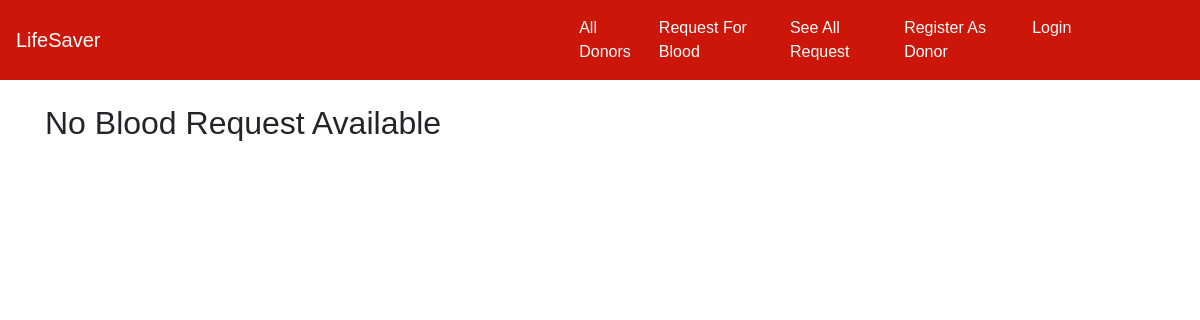
Page /see_all_request/ on the earlier database version.
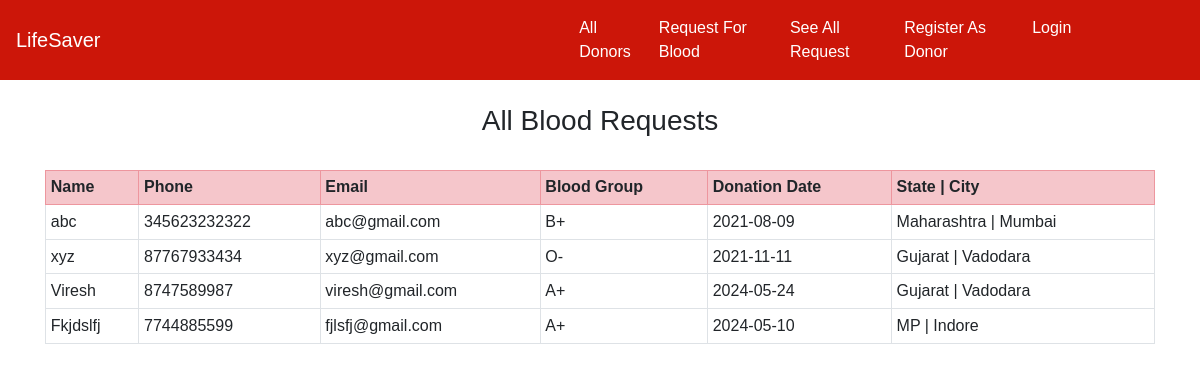
Same page on the later database version.
### home/models.py (models this page shows, shortened)
class RequestBlood(models.Model):
    name = models.CharField(max_length=100)
    email = models.EmailField()
    phone = models.CharField(max_length=20)
    state = models.CharField(max_length=200, blank=True)
    city = models.CharField(max_length=300, blank=True)
    address = models.CharField(max_length=500, blank=True)
    blood_group = models.ForeignKey(BloodGroup, on_delete=models.CASCADE)
    date = models.CharField(max_length=100, blank=True)

class BloodGroup(models.Model):
    name = models.CharField(max_length=5)
    def __str__(self):
        return self.name

### home/views.py (the view)
# urls.py: path("see_all_request/", views.see_all_request, name="see_all_request"),
def see_all_request(request):
    requests = RequestBlood.objects.all()
    return render(request, "see_all_request.html", {'requests':requests})

### home/templates/see_all_request.html (shortened to what this page needs)
{% extends 'base.html' %}
{% block body %}
<div class="container">
{% if requests %}
<h3 class="text-center">All Blood Requests</h3>
<br>
<table class="table table-sm table-bordered">
  <tr class="table-danger">
    <th>Name</th>
    <th>Phone</th>
    <th>Email</th>
    <th>Blood Group</th>
    <th>Donation Date</th>
    <th>State | City</th>
  </tr>
  {% for i in requests %}
    <tr>
      <td>{{i.name}}</td>
      <td>{{i.phone}}</td>
      <td>{{i.email}}</td>
      <td>{{i.blood_group}}</td>
      <td>{{i.date}}</td>
      <td>{{i.state}} | {{i.city}}</td>
    </tr>
  {% endfor %}
</table>
{% else %}
<h2>No Blood Request Available</h2>
{% endif %}
</div>
{% endblock %}

Differences in the rows shown:
added RequestBlood: name "abc", phone "345623232322", email "abc@gmail.com", blood_group "B+", date "2021-08-09", state "Maharashtra", city "Mumbai"
added RequestBlood: name "xyz", phone "87767933434", email "xyz@gmail.com", blood_group "O-", date "2021-11-11", state "Gujarat", city "Vadodara"
added RequestBlood: name "Viresh", phone "8747589987", email "viresh@gmail.com", blood_group "A+", date "2024-05-24", state "Gujarat", city "Vadodara"
added RequestBlood: name "Fkjdslfj", phone "7744885599", email "fjlsfj@gmail.com", blood_group "A+", date "2024-05-10", state "MP", city "Indore"
Other differences:
text no longer shown: "No Blood Request Available"
text now shown: "All Blood Requests Name Phone Email Blood Group Donation Date State | City"
